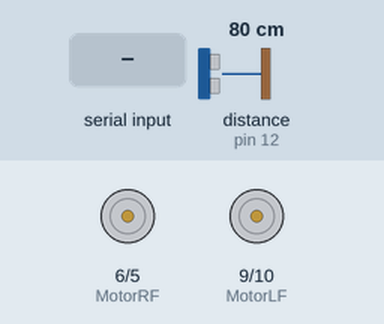
Simulated run of this sketch. Board: Arduino Uno, built with avr-gcc and run on an emulated ATmega328P. Parts: motor-driver pin pairs drawn as motors (green arrow = first pin HIGH = forward, orange = second pin HIGH = backward, longer = more drive). Wiring (inferred from the names in the program): ultrasonic range finder: trigger pin 13; echo pin 12. Inputs (shaded band) come from the test bench; at power-on: distance to the obstacle (sensor on pin 12) 80 cm. The echo pulse lasts 58.3 µs per cm; what the sketch prints to the serial monitor is not drawn.

Above: at 1.2 s.
1.3 s: byte 113 ('q') received over Serial
2.8 s: byte 70 ('F') received over Serial
At 3.7 s:
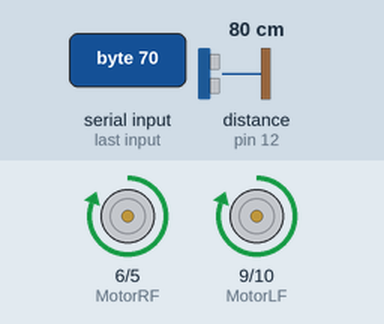
4.3 s: byte 71 ('G') received over Serial
At 4.9 s:
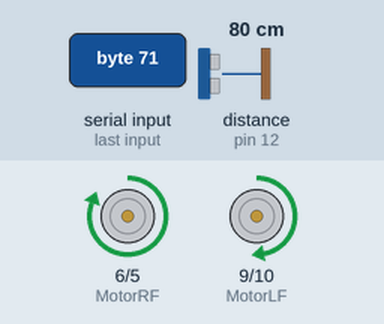
5.8 s: byte 73 ('I') received over Serial
At 7.0 s:
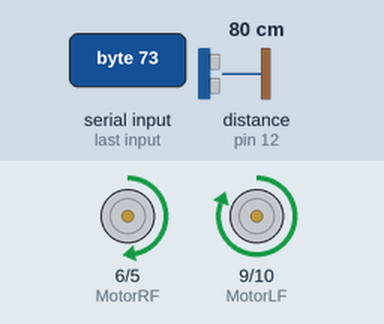
7.3 s: byte 66 ('B') received over Serial
At 8.4 s:
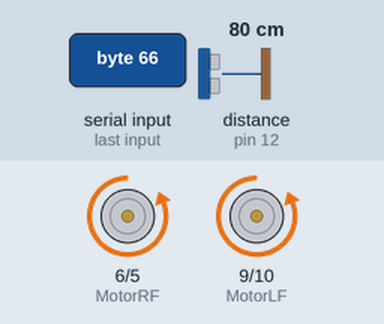
8.8 s: byte 72 ('H') received over Serial
At 9.4 s:
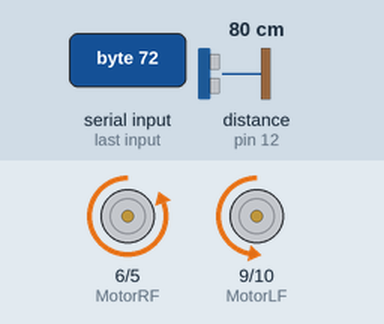
Timing chart, 0 to 11.3 s (numbered marks = the images above; inputs shaded):
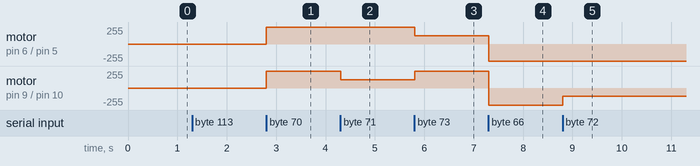

Measured:
- after the input at 1.3 s, every drawn part: stays the same
- after the input at 2.8 s, motor on pin 6 (MotorRF) / pin 5 (MotorRB), motor on pin 9 (MotorLF) / pin 10 (MotorLB): stopped → forward 255/255 at once
- after the input at 4.3 s, motor on pin 9 (MotorLF) / pin 10 (MotorLB): forward 255/255 → forward 127/255 at once
- after the input at 5.8 s, motor on pin 6 (MotorRF) / pin 5 (MotorRB): forward 255/255 → forward 127/255 at once; motor on pin 9 (MotorLF) / pin 10 (MotorLB): forward 127/255 → forward 255/255 at once
- after the input at 7.3 s, motor on pin 6 (MotorRF) / pin 5 (MotorRB): forward 127/255 → backward 255/255 at once; motor on pin 9 (MotorLF) / pin 10 (MotorLB): forward 255/255 → backward 255/255 at once
- after the input at 8.8 s, motor on pin 9 (MotorLF) / pin 10 (MotorLB): backward 255/255 → backward 127/255 at once

The sketch:

ultrasonic.ino
```cpp
#include <Servo.h>
#define trigPin 13
#define echoPin 12
Servo myservo;
int MotorLF = 9 ; // two left wheels move forward
int MotorRF = 6; // two right wheels move forward
int MotorLB = 10; // two left wheels move backward
int MotorRB = 5; // two right wheels move Backward
int speedState;

char command;  //bluetooth state

void setup()
{
  Serial.begin(9600);
  //myservo.attach(4); // servo is attached to pin 9
  //myservo.write(80); // initial angle of servo
  pinMode(MotorLF,OUTPUT);
  pinMode(MotorRF,OUTPUT);
  pinMode(MotorLB,OUTPUT);
  pinMode(MotorRB,OUTPUT);
  pinMode(trigPin,OUTPUT);
  pinMode(echoPin,INPUT);

}

long measuringDist() //measuring distance using ultrasonic
{
     //ULTRASONIC sensor
  long duration,distance;
  digitalWrite(trigPin,LOW);
  delayMicroseconds(2);
  digitalWrite(trigPin,HIGH);
  delayMicroseconds(10);
  digitalWrite(trigPin,LOW);
  duration = pulseIn(echoPin,HIGH);
  distance = (duration/2)/29.1;
  return distance;
}

void avoidObstacle () //if distance smaller than 20cm then it goes backward then right or left
{
  long distance;
  //Stop();
  //delay(100);
  while(distance<=50){
      left();
      distance=measuringDist();
    }
    //Stop();
}

//long lookRight()
//{
//    myservo.write(50);
//    delay(500);
//    long distance = measuringDist();
//    delay(100);
//    myservo.write(80);
//    return distance;
//}
//
//long lookLeft()
//{
//    myservo.write(170);
//    delay(500);
//    long distance = measuringDist();
//    delay(100);
//    myservo.write(80);
//    return distance;
//}

void Stop() // stop car
{
  analogWrite(MotorLF,0);
  analogWrite(MotorRF,0);
  analogWrite(MotorLB,0);
  analogWrite(MotorRB,0);
}
void forward() // move car forward
{
  analogWrite(MotorLF,speedState);
  analogWrite(MotorRF,speedState);
  analogWrite(MotorLB,0);
  analogWrite(MotorRB,0);
}

void moveForwardLeft()
{
  analogWrite(MotorLF,speedState/2);
  analogWrite(MotorRF,speedState);
  analogWrite(MotorLB,0);
  analogWrite(MotorRB,0);

}

void moveForwardRight()
{
  analogWrite(MotorLF,speedState);
  analogWrite(MotorRF,speedState/2);
  analogWrite(MotorLB,0);
  analogWrite(MotorRB,0);

}

void backward() //move car backward
{
  analogWrite(MotorLF,0);
  analogWrite(MotorRF,0);
  analogWrite(MotorLB,speedState);
  analogWrite(MotorRB,speedState);
}

void moveBackwardLeft()
{
  analogWrite(MotorLF,0);
  analogWrite(MotorRF,0);
  analogWrite(MotorLB,speedState/2);
  analogWrite(MotorRB,speedState);

}

void moveBackwardRigth()
{
 analogWrite(MotorLF,0);
  analogWrite(MotorRF,0);
  analogWrite(MotorLB,speedState);
  analogWrite(MotorRB,speedState/2);
}

void left() //move car to left
{
  analogWrite(MotorLF,0);
  analogWrite(MotorRF,speedState);
  analogWrite(MotorLB,speedState);
  analogWrite(MotorRB,0);
}

void right() //move car to right
{
  analogWrite(MotorLF,speedState);
  analogWrite(MotorRF,0);
  analogWrite(MotorLB,0);
  analogWrite(MotorRB,speedState);
}

void setSpeed (int x){
  speedState= map(x,0,100,0,255);
}

void loop() {
  long distance = measuringDist();
  if(distance<=40)
    avoidObstacle();
  Serial.println(distance);

  if(Serial.available() > 0){
    command = Serial.read();
    Serial.println(command);

    //******************Controls*****************
    if (command == '0') {
      setSpeed(0);
    }
    else if (command == '1') {
      setSpeed(10);
    }
    else if (command == '2') {
      setSpeed(20);
    }
    else if (command == '3') {
      setSpeed(30);
    }
    else if (command == '4') {
      setSpeed(30);
    }
    else if (command == '5') {
      setSpeed(50);
    }
    else if (command == '6') {
      setSpeed(60);
    }
    else if (command == '7') {
      setSpeed(70);
    }
    else if (command == '8') {
      setSpeed(80);
    }
    else if (command == '9') {
      setSpeed(90);
    }
    else if (command == 'q') {
      setSpeed(100);
    }
    // moving forward if distance >20
    else if(command=='F'){
//      distance = measuringDist();
//     if(distance<=20)
//       avoidObstacle();
//     else
       forward();
    }
    // move Forward Left if distance >20
    else if(command=='G'){
//      distance = measuringDist();
//     if(distance<=20)
//       avoidObstacle();
//     else
       moveForwardLeft();
    }
    // move Forward Right if distance >20
    else if(command=='I'){
//      distance = measuringDist();
//      if(distance<=20)
//        avoidObstacle();
//      else
        moveForwardRight();
    }
    // moving backward
    else if(command=='B'){
      backward();
    }
    // moving back left
    else if(command=='H'){
      moveBackwardLeft();
    }
    // moving back right
    else if(command=='J'){
      moveBackwardRigth();
    }
    // moving left
    else if(command=='L'){
      left();
    }
    // moving right
    else if(command=='R'){
      right();
    }
    // stop
    else if(command=='S'){
      Stop();
    }
  }
}
```
